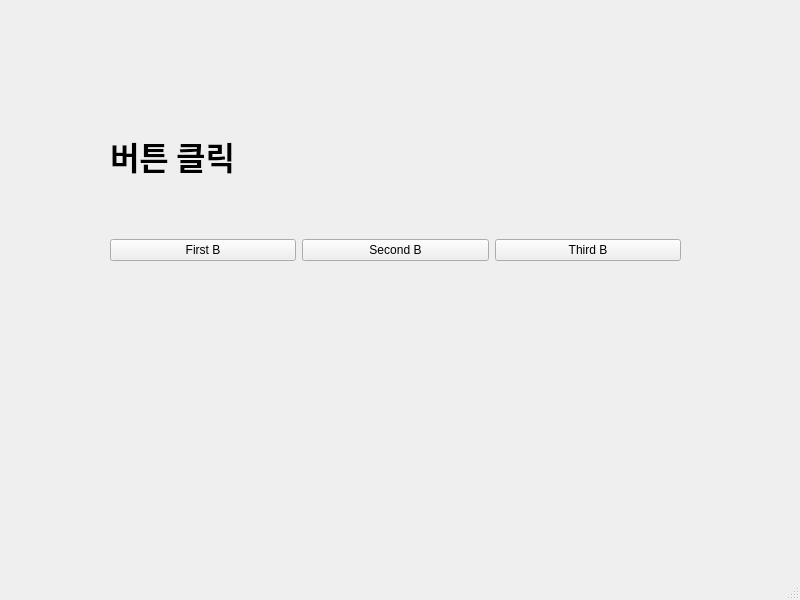
<?xml version="1.0" encoding="UTF-8"?>
<ui version="4.0">
 <class>MainWindow</class>
 <widget class="QMainWindow" name="MainWindow">
  <property name="geometry">
   <rect>
    <x>0</x>
    <y>0</y>
    <width>800</width>
    <height>600</height>
   </rect>
  </property>
  <property name="windowTitle">
   <string>MainWindow</string>
  </property>
  <widget class="QWidget" name="centralwidget">
   <widget class="QWidget" name="horizontalLayoutWidget">
    <property name="geometry">
     <rect>
      <x>110</x>
      <y>190</y>
      <width>571</width>
      <height>121</height>
     </rect>
    </property>
    <layout class="QHBoxLayout" name="horizontalLayout">
     <item>
      <widget class="QPushButton" name="pushButton_1">
       <property name="text">
        <string>First B</string>
       </property>
      </widget>
     </item>
     <item>
      <widget class="QPushButton" name="pushButton_2">
       <property name="text">
        <string>Second B</string>
       </property>
      </widget>
     </item>
     <item>
      <widget class="QPushButton" name="pushButton_3">
       <property name="text">
        <string>Third B</string>
       </property>
      </widget>
     </item>
    </layout>
   </widget>
   <widget class="QLabel" name="label">
    <property name="geometry">
     <rect>
      <x>110</x>
      <y>130</y>
      <width>191</width>
      <height>51</height>
     </rect>
    </property>
    <property name="font">
     <font>
      <family>G마켓 산스 TTF Bold</family>
      <pointsize>24</pointsize>
      <weight>75</weight>
      <bold>true</bold>
     </font>
    </property>
    <property name="text">
     <string>버튼 클릭</string>
    </property>
   </widget>
  </widget>
  <widget class="QMenuBar" name="menubar">
   <property name="geometry">
    <rect>
     <x>0</x>
     <y>0</y>
     <width>800</width>
     <height>22</height>
    </rect>
   </property>
  </widget>
  <widget class="QStatusBar" name="statusbar"/>
 </widget>
 <resources/>
 <connections>
  <connection>
   <sender>pushButton_1</sender>
   <signal>clicked()</signal>
   <receiver>MainWindow</receiver>
   <slot>firstClick()</slot>
   <hints>
    <hint type="sourcelabel">
     <x>242</x>
     <y>278</y>
    </hint>
    <hint type="destinationlabel">
     <x>273</x>
     <y>316</y>
    </hint>
   </hints>
  </connection>
  <connection>
   <sender>pushButton_2</sender>
   <signal>clicked()</signal>
   <receiver>MainWindow</receiver>
   <slot>secondClick()</slot>
   <hints>
    <hint type="sourcelabel">
     <x>409</x>
     <y>278</y>
    </hint>
    <hint type="destinationlabel">
     <x>444</x>
     <y>321</y>
    </hint>
   </hints>
  </connection>
  <connection>
   <sender>pushButton_3</sender>
   <signal>clicked()</signal>
   <receiver>MainWindow</receiver>
   <slot>thirdClick()</slot>
   <hints>
    <hint type="sourcelabel">
     <x>596</x>
     <y>273</y>
    </hint>
    <hint type="destinationlabel">
     <x>641</x>
     <y>319</y>
    </hint>
   </hints>
  </connection>
 </connections>
 <slots>
  <slot>firstClick()</slot>
  <slot>secondClick()</slot>
  <slot>thirdClick()</slot>
 </slots>
</ui>
